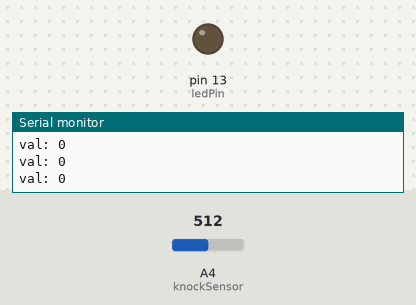
Recording of a sketch running on a simulated Arduino Uno, built with avr-gcc and run on an emulated ATmega328P. Parts: output pins drawn as LEDs (lit = HIGH), the last lines printed to the serial monitor. Dashed ring = blinking. The test bench sets the inputs (shaded band); at power-on: A4 (knockSensor) = 512.

Above: at 1.2 s.
1.3 s: A4 (knockSensor) set to 594
2.8 s: A4 (knockSensor) set to 627
At 3.05 s:
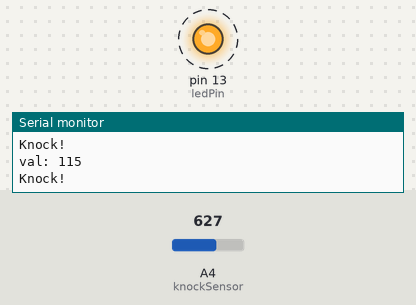
5.8 s: A4 (knockSensor) set to 364
8.8 s: A4 (knockSensor) set to 347
At 8.8 s:
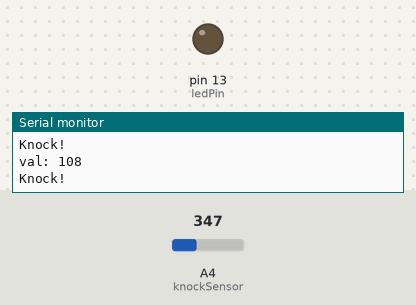
10.3 s: A4 (knockSensor) set to 511
At 10.58 s:
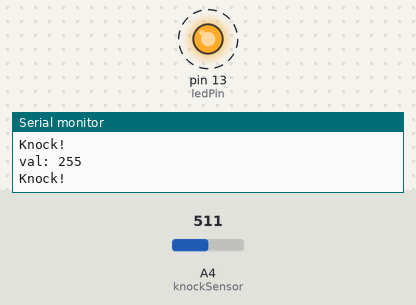
Timing chart, 0 to 14.3 s (numbered marks = the images above; inputs shaded):
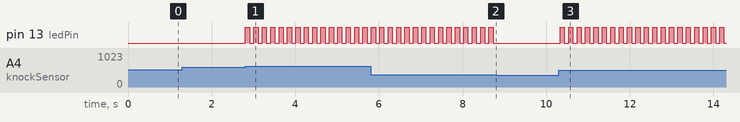

Measured:
- the behaviour switches between 611 and 612 on A4 (knockSensor) (found by bisection; images 0 and 1)
- the behaviour switches between 356 and 355 on A4 (knockSensor) (found by bisection; images 1 and 2)
- after the input at 2.8 s, pin 13 (ledPin): alternates HIGH for 0.10 s and LOW for 0.10 s, starting at once
- after the input at 8.8 s, pin 13 (ledPin): stops changing and stays LOW
- after the input at 10.3 s, pin 13 (ledPin): alternates HIGH for 0.10 s and LOW for 0.10 s, starting at once

The sketch:

test3.ino
```cpp
int ledPin = 13;

int knockSensor = 4;
byte val = 0;
int statePin = LOW;
int THRESHOLD = 100;


void setup() {
 pinMode(ledPin, OUTPUT);
 Serial.begin(9600);
}


void loop() {
  val = analogRead(knockSensor);
  Serial.print("val: ");
  Serial.println(val);

  if (val >= THRESHOLD) {
    statePin = !statePin;
    digitalWrite(ledPin, statePin);
    Serial.println("Knock!");
  }

  delay(100);  // we have to make a delay to avoid overloading the serial port

}
```
